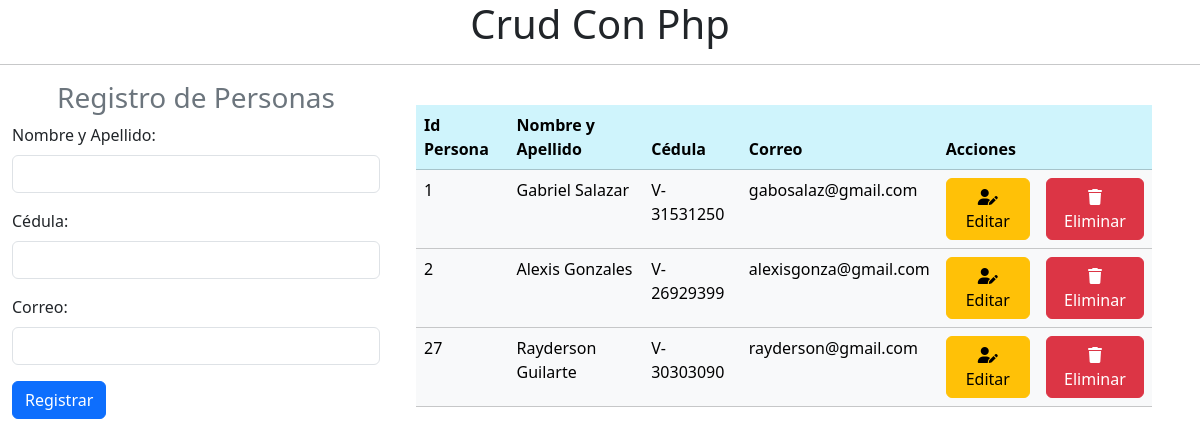
The page / on the database its author committed.
### tables this page shows
CREATE TABLE `personas` (
  `id` int(11) NOT NULL,
  `nombre` varchar(30) NOT NULL,
  `cedula` varchar(20) NOT NULL,
  `correo` varchar(30) NOT NULL
);

### index.php (the view, shortened to what this page needs)
<!DOCTYPE html>
<html>
    <head>
        <link href="https://cdn.jsdelivr.net/npm/bootstrap@5.3.3/dist/css/bootstrap.min.css" rel="stylesheet">
    </head>
    <body>
    <h1 style="text-align:center">Crud Con Php</h1>
    <hr>
    <div class="container-fluid row">
        <form class="col-4" method="POST">
            <h3 class="text-center text-secondary">Registro de Personas</h3>
            <?php
                include_once "modelo/conexion.php";
    ?>
            <div class="mb-3">
                <label for="nombre" class="form-label">Nombre y Apellido:</label>
                <input type="text" class="form-control" name="nombre" required>
            </div>
            <div class="mb-3">
                <label for="cedula" class="form-label">Cédula:</label>
                <input type="text" class="form-control" name="cedula" required>
            </div>
            <div class="mb-3">
                <label for="correo" class="form-label">Correo:</label>
                <input type="text" class="form-control" name="correo" >
            </div>
            <button type="submit" class="btn btn-primary" name="btnregistrar">Registrar</button>
        </form>
        <div class="col-8 p-4">
            <table class="table">
                <thead class="table-info">
                    <tr>
                        <th scope="col">Id Persona</th>
                        <th scope="col">Nombre y Apellido</th>
                        <th scope="col">Cédula</th>
                        <th scope="col">Correo</th>
                        <th scope="col" colspan="2">Acciones</th>
                    </tr>
                </thead>
                <tbody>
                <?php
                $sql = $conexion->query("SELECT * FROM personas");
                while ($datos = $sql->fetch_object()) { ?>
                    <tr class="table-light">
                        <td><?php echo $datos->id; ?></td>
                        <td><?php echo $datos->nombre; ?></td>
                        <td><?php echo $datos->cedula; ?></td>
                        <td><?php echo $datos->correo; ?></td>
                        <td><a href="modificar_personas.php?id= <?=$datos->id?>" class="btn btn-small btn-warning"><i class="fa-solid fa-user-pen"></i> Editar</a></td>
                        <td><a onclick="return eliminar()" href="index.php?id= <?=$datos->id?>" class="btn btn-small btn-danger"><i class="fa-sharp fa-solid fa-trash"></i> Eliminar</a></td>
                    </tr>
                <?php } ?>
                </tbody>
            </table>
        </div>
    </div>
    </body>
</html>

### rows shown on the page
personas: id "1", nombre "Gabriel Salazar", cedula "V-31531250", correo "gabosalaz@gmail.com"
personas: id "2", nombre "Alexis Gonzales", cedula "V-26929399", correo "alexisgonza@gmail.com"
personas: id "27", nombre "Rayderson Guilarte", cedula "V-30303090", correo "rayderson@gmail.com"
